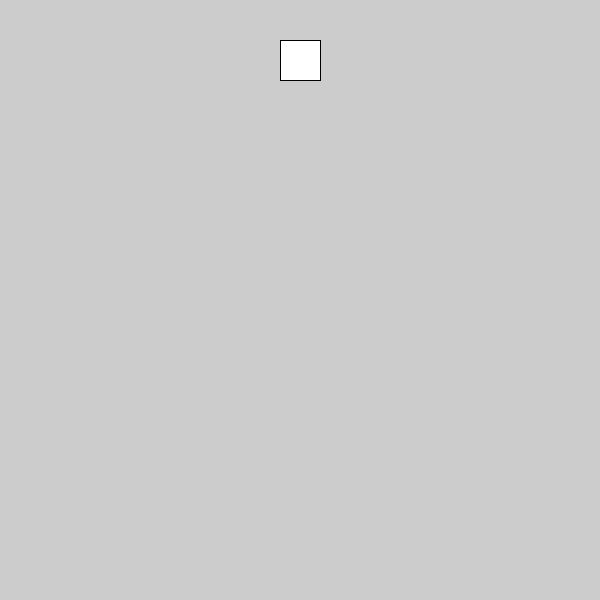
Frame 1 (no input)
Frame 60 (the mouse pressed at the canvas centre just before this capture): identical to frame 1, image omitted
Frame 120 (the mouse held since frame 60 and released just before this capture): identical to frame 1, image omitted

The Processing sketch that drew this single still picture (run headless with seeded random() and noise(); from frame 60 on, the mouse is pressed at the canvas centre):

// Processing sketch: task6
// ── task6.pde
int[][] board = new int[8][8];

void setup() {
  size(600, 600);
  for (int i = 0; i< board.length; i++) {

    for (int j = 1; j < 7+1; j++) {
      print(" " + j % 2);
    }
    println(" " + (i + 3) % 2);
  }
}

void draw() {
  int i = 0;
  int j = 0;
  int x = 40;
  int y = 40;
  for (i = 0; i< board.length; i++) {

    for (j = i; j < 7+1; j++) {
    }
    rect(x*(j-1),y,40,40);
   
  }
   y+=10;
}
